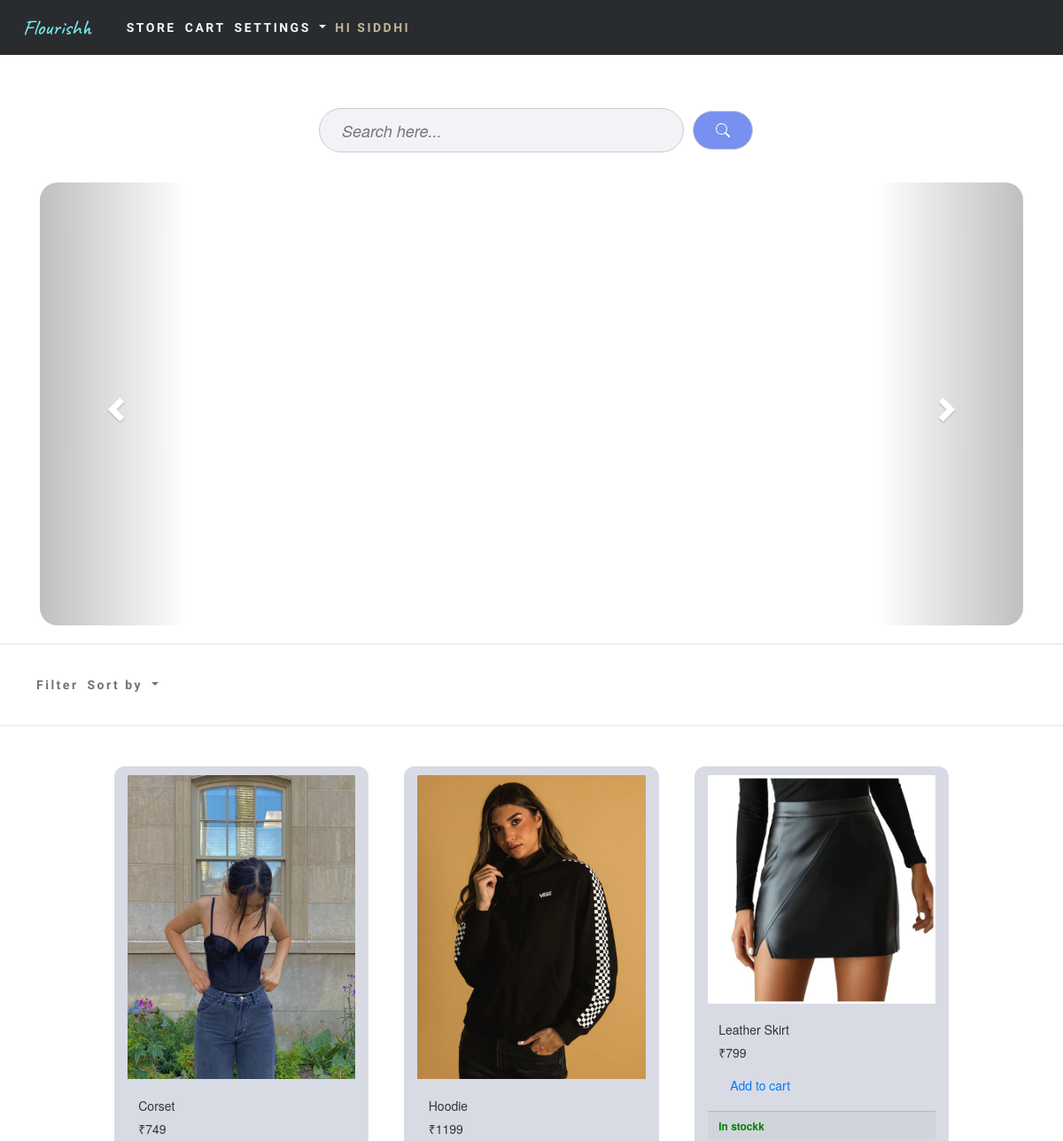
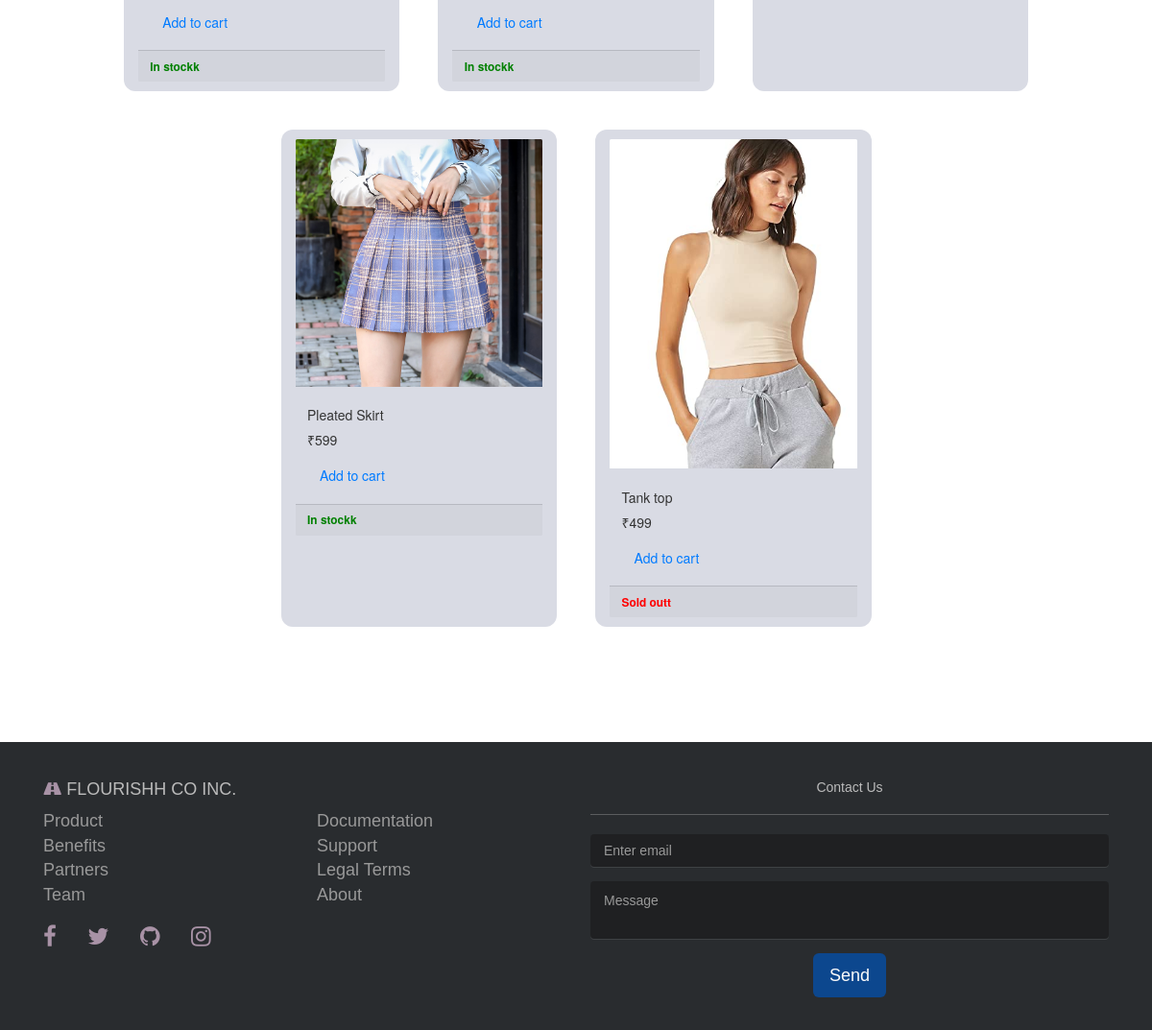
Screenshot of /sort-by/ (signed in) with the database file from the repository (2 pictures, top to bottom).
### app/models.py (models this page shows, shortened)
class Product(models.Model):
    item = models.CharField(null=True, max_length= 200)
    image = models.ImageField(blank=True, null=True)
    price = models.IntegerField(null = True)
    sale = models.ForeignKey(Carousel, null=True, blank=True, on_delete=models.CASCADE, related_name="sale")
    brand = models.ForeignKey(Brand, null=True, blank=True, on_delete=models.CASCADE, related_name="brand")
    saleprice = models.IntegerField(null = True, blank=True)
    TAG_CHOICES = ((True, 'Women'), (False, 'Men'))
    tag = models.BooleanField(choices = TAG_CHOICES, null=None, default=True)
    instocknumber = models.IntegerField(null=True)
    availability = models.BooleanField(null=True)
    color = models.CharField(null=True, max_length= 20)
    @property
    def imageURL(self):
        try:
            url = self.image.url
        except:
            url = ''
        return url

### app/views.py (the view, shortened to what this page needs)
# urls.py: path('sort-by/', views.sortview, name='sorted_products'),
def sortview(request):
    things = Product.objects.all()
    print("in")
    context = {'things': things}
    return render(request,'store.html',context)

### app/templates/store.html (shortened to what this page needs)
{% include 'main.html' %}
{% load static %}
<link rel="stylesheet" type="text/css" href="{% static 'css/allstyle.css' %}">
<link rel="stylesheet" href="https://maxcdn.bootstrapcdn.com/bootstrap/3.4.1/css/bootstrap.min.css">
<body>
      <div class="filter-and-search" style="display: flex; flex-direction:row; justify-content:center; justify-content:space-evenly;">
        <form action="{% url 'searched_item' %}" method="GET">
      <div class="searchfield" style="width: 500px;">
        <input type="text" id="inputfield" placeholder="Search here..." name="searchname" style="font-style:italic;">
        <button type="submit" class="btn btn-primary" id="s">
        </button>
      </form>
      </div>
<br>
    <div class="container">
      <div id="myCarousel" class="carousel slide" data-ride="carousel" style="height: 500px;">
        <a class="left carousel-control" href="#myCarousel" data-slide="prev" style="border-radius: 20px;">
          <span class="glyphicon glyphicon-chevron-left"></span>
        </a>
        <a class="right carousel-control" href="#myCarousel" data-slide="next" style="border-radius: 20px;">
          <span class="glyphicon glyphicon-chevron-right"></span>
        </a>
      </div>
    </div>
      <hr style="border: 0.2px solid rgb(184, 184, 233);">
      <nav class="navbar navbar-expand-lg">
        <div class="container-fluid text-success">
            <div class="collapse navbar-collapse ps-3"
                 id="gfgnavbar">
                <ul class="navbar-nav">
                    <div class="nav-item">
                        <a class="nav-link" data-toggle="modal" data-target="#exampleModalCenter" style="color: #0000008C; cursor: pointer;">
                            Filter
                        </a>
                      </div>
                    <div class="dropdown">
                      <a class="dropdown dropdown-toggle nav-link" type="button" id="dropdownMenuButton1" data-bs-toggle="dropdown" aria-expanded="false" style="color: #0000008C">
                        Sort by
                      </a>
                    </div>
                </ul>
            </div>
        </div>
    </nav>
      <hr style="border: 0.2px solid rgb(184, 184, 233);">
        <div class="row" style="margin:25px;justify-content: center;">
          {% for thing in things %}
            <div class="col-lg-3" style="background-color: #d9dbe4; border-radius: 12px; padding-top: 10px;padding-bottom: 10px; margin: 20px; justify-content: space-around;">
              <img class="card-img-top" src="{{thing.imageURL}}" alt="Card image cap">
              <div class="card-body">
                <h5 class="card-title">{{thing.item}}</h5>
                <p class="card-text">
                  {% if thing.saleprice is NULL %}
                  ₹{{thing.price}}
                  {% else %}
                  <span style="text-decoration: line-through;">₹{{thing.price}}</span>
                  <span style="color: red;">₹{{thing.saleprice}}</span>
                  {% endif %}
                </p>
                <button class="btn btn-outline-primary add-btn update-cart" data-action="add" data-thing={{thing.id}} onclick="myFunction()">Add to cart</button>
              </div>
              <div class="card-footer">
                <small class="text-muted">
                  {% if thing.availability is True %}
                    <strong style="color: green;">In stockk</strong>
                  {% else %}
                    <strong style="color: red;">Sold outt</strong>
                  {% endif %}
                </small>
              </div>
            </div>
          {% endfor %}
        </div>
    </body>
    {% include 'footer.html' %}

### app/templates/main.html (shortened to what this page needs)
<html lang="en">
<head>
    {% load static %}
    <link rel="stylesheet" type="text/css" href="{% static 'css/allstyle.css' %}">
    <link rel="stylesheet" href="https://cdnjs.cloudflare.com/ajax/libs/font-awesome/4.7.0/css/font-awesome.min.css">
    <link href=
"https://cdn.jsdelivr.net/npm/bootstrap@5.2.3/dist/css/bootstrap.min.css"
          rel="stylesheet">
</head>
<body>
  {% block thiscontent %}
  <div>
    <nav class="navbar navbar-expand-lg" style="background-color: #292c2f; border-radius: 0px;">
        <div class="container-fluid text-info">
            <h4 style="color: rgb(119, 234, 238); font-family: 'Caveat', cursive; font-size:x-large; padding-right: 25px;">Flourishh</h4>
            <div class="collapse navbar-collapse ps-3"
                 id="gfgnavbar">
                <ul class="navbar-nav">
                    <li class="nav-item">
                        <a class="nav-link" href="{% url 'store' %}">
                            STORE
                        </a>
                    </li>
                    <li class="nav-item">
                        <a class="nav-link" href="{% url 'cart' %}">
                            CART
                        </a>
                    </li>
                    {% if request.user.is_authenticated %}
                    <li class="nav-item">
                          <div class="dropdown">
                              <a class="nav-link">
                                <a class="dropdown dropdown-toggle nav-link" type="button" id="dropdownMenuButton1" data-bs-toggle="dropdown" aria-expanded="false" style="color:aliceblue; font-family: Assistant,-apple-system,BlinkMacSystemFont,Segoe UI,Roboto,Helvetica,Arial,sans-serif;">
                                  SETTINGS
                              </a>
                            </a>
                          </div>
                    </li>
                    {% endif %}
                    <li class="nav-item">
                        <a class="nav-link">
                            {% if request.user.is_authenticated %}
                              <span class="status" style="font-family: Assistant,-apple-system,BlinkMacSystemFont,Segoe UI,Roboto,Helvetica,Arial,sans-serif;">HI {{request.user|upper}}</span>
                            {% endif %}
                        </a>
                    </li>
                </ul>
            </div>
        </div>
    </nav>
</div>
  {% endblock %}
<br><br>
<link rel="stylesheet" href="https://cdn.jsdelivr.net/npm/bootstrap@4.0.0/dist/css/bootstrap.min.css">
</body>
</html>

### static1/css/allstyle.css (style rules this page uses)
.searchfield { display: flex; flex-direction: row; justify-content: center; align-items: center; width: 100%; }
#inputfield { width: 100%; height: 50px; border-radius: 30px; border: 1px solid #ccc; padding: 10px; font-size: 18px; background-color: #f2f3f7; padding-left: 5%; padding-right: 5%; margin-left: 10px; margin-right: 10px; }
#s { border-radius: 50px; border: 1px solid #ccc; padding: 13px; font-size: 18px; background-color: #7890ef; padding-left: 5%; padding-right: 5%; }
body { background-color: #f2f3f7; }

### static1/css/footer.css (style rules this page uses)
html { position: relative; }
body { margin-bottom: 300px; }
@media (max-width: 567em) { body { margin-bottom: 400px; } }

### app/templates/main.html (style rules this page uses)
.status { color: rgb(192, 182, 154); font-family:Cambria, Cochin, Georgia, Times, 'Times New Roman', serif; }
.nav-link { color:aliceblue; font-family: Assistant,-apple-system,BlinkMacSystemFont,Segoe UI,Roboto,Helvetica,Arial,sans-serif; letter-spacing: 2.5px; font-weight: 550; }

### rows the page displays
Product: imageURL (picture), item "Corset", price "749", availability "In stockk"
Product: imageURL (picture), item "Hoodie", price "1199", availability "In stockk"
Product: imageURL (picture), item "Leather Skirt", price "799", availability "In stockk"
Product: imageURL (picture), item "Pleated Skirt", price "599", availability "In stockk"
Product: imageURL (picture), item "Tank top", price "499", availability "Sold outt"

### other values shown
{{ request.user|upper }} "SIDDHI"
